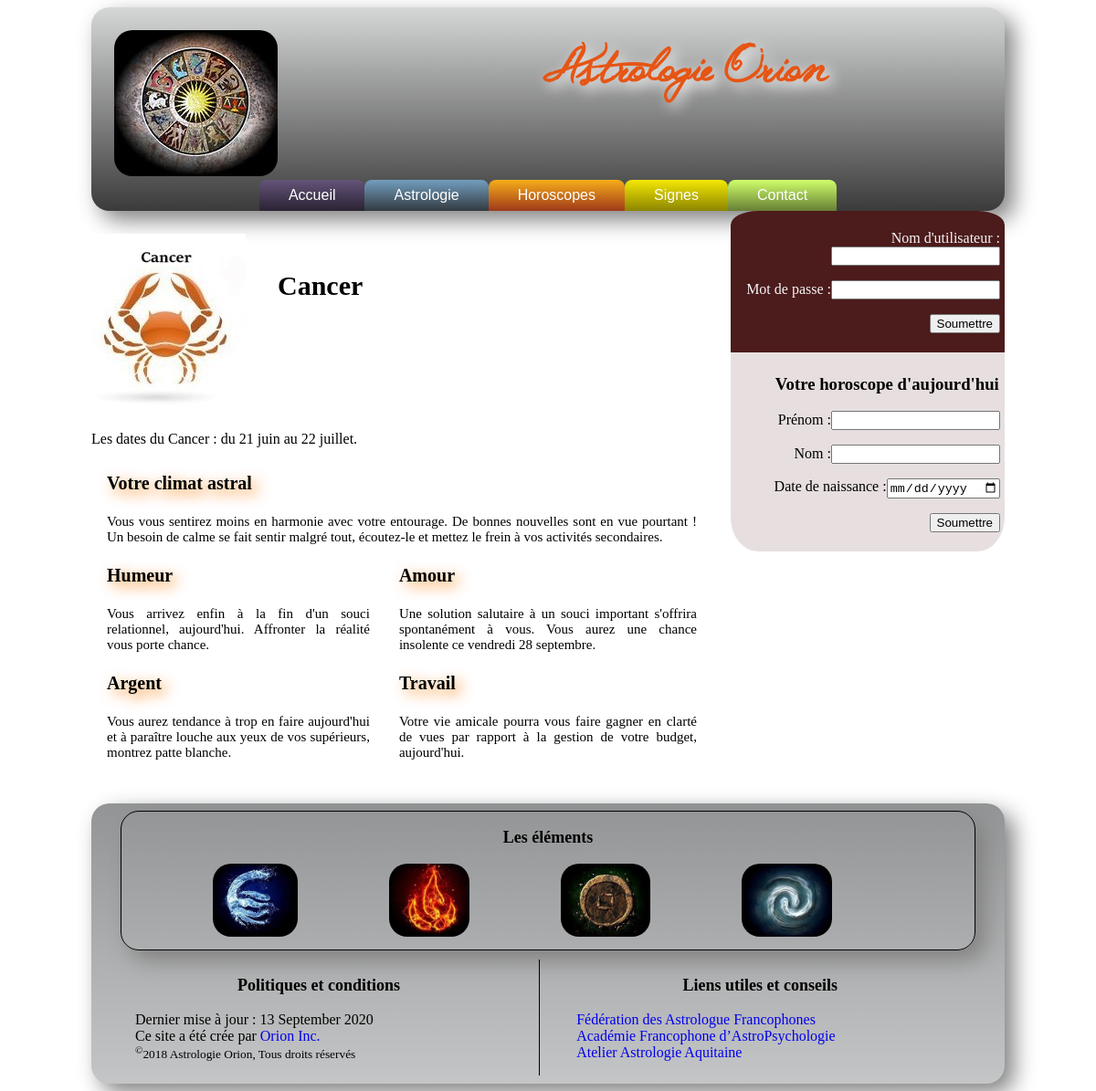
The app's page /Horoscopes.php?id=4 with its own data.
### tables this page shows
CREATE TABLE `horoscopes` (
  `id` int(11) NOT NULL,
  `signe` varchar(35) NOT NULL,
  `datesigne` varchar(50) NOT NULL,
  `climatastral` longtext NOT NULL,
  `humeur` longtext NOT NULL,
  `amour` longtext NOT NULL,
  `argent` longtext NOT NULL,
  `travail` longtext NOT NULL,
  `photo` varchar(45) NOT NULL
);

### Fonctions.php (the view, shortened to what this page needs)
<?php
function horoscope() {
    if(isset($_POST["Naissance"]) && isset($_POST["txtPrenom"]) && isset($_POST["txtNom"])){
        $IdSoumettre = AfficherHoroscopeDuJour();
        $id = $IdSoumettre;
        $prenom = $_POST['txtPrenom'];
        $nom = $_POST['txtNom'];
    }
    else {
        $id = $_GET['id'];
    }
    try
    {
        $servername = "localhost";
        $username = "root";
        $password = "laval";
        $dbname = "orion";
        $idbase = "";
        $signe ="";
        $datesigne = "";
        $climatastral = "";
        $humeur = "";
        $amour = "";
        $argent = "";
        $travail = "";
        $photo = "";
        $conn = new mysqli($servername, $username, $password, $dbname);
        $sql = "CALL horoscopes($id)";
        $result = $conn->query($sql);
        if ($result->num_rows > 0) {
        while($row = $result->fetch_assoc()) {
            $idbase = $row["id"];
            $signe = $row["signe"];
            $datesigne = $row["datesigne"];
            $climatastral = $row["climatastral"];
            $humeur = $row["humeur"];
            $amour = $row["amour"];
            $argent = $row["argent"];
            $travail = $row["travail"];
            $photo = $row["photo"];
    }
} else {
    echo "0 results";
}
    }
    catch (Exception $ex)    {
        $msg = 'erreur dans le fichier '. $ex->getFile().' Ligne:'.$ex->getLine().' message:'.$ex->getMessage();
        echo $msg;
        $valide = false;
    }
    if($id == $idbase)    {
        echo '<div id="Images_Taureau"><img src="' . $photo . '" alt="Eau"/></div>';
        if(isset($prenom))
        {
             echo '<h2 id="Titre_Signes">Bonjour '.$prenom.' votre signe est: ' . $signe . '</h2>';
        }
        else
        {
             echo '<h2 id="Titre_Signes">' . $signe . '</h2>';
        }
        echo '<p id="Date">Les dates du ' . $signe . ' : ' . $datesigne . '.</p>';
        echo '<table class="Horoscope_du_Jour"><tbody><tr><td colspan="2" id="Titre_HJ">Votre climat astral</td></tr>
            <tr><td colspan="2" id="Text">' . $climatastral . '</td></tr>';
        echo '<tr><td id="Titre_HJ">Humeur</td>';
        echo '<td id="Titre_HJ">Amour</td></tr>';
        echo '<tr><td id="Text">' . $amour . '</td>';
        echo '<td>' . $humeur . '</td></tr>';
        echo '<tr><td id="Titre_HJ">Argent</td>';
        echo '<td id="Titre_HJ">Travail</td></tr>';
        echo '<tr><td id="Text">' . $travail . '</td>';
        echo '<td id="Text">' . $argent . '</td></tr></tbody></table>';
    }
}
function TeteDePage()
{
    echo '<img id="Logo" src="Images/Logo.jpg" alt="logo"/>';
    echo '<h1 id="Titre">Astrologie Orion</h1>';
}
function AfficherMenu()
{
    echo '<ul id="menu">';
    echo '<li><a href="index.php">Accueil</a></li>';
    echo '<li><a href="Astrologie.php">Astrologie</a></li>';
    echo '<li><a href="#">Horoscopes</a><ul>';
    echo '<li><a href="Horoscopes.php?id=12">Poisson</a></li></ul>';
    echo '<li><a href="#">Signes</a><ul>';
    echo '<li><a href="Traits.php">Traits des signes</a></li></ul></li>';
    echo '<li><a href="Contact.php">Contact</a></li></ul>';
}
function Login()
{
    echo '<div id="Login">';
    echo '<form name="Login" action="login.php" method="post">';
    echo '<p><label for="txtUtilisateur">Nom d\'utilisateur :</label>';
    echo '<input type="text" name="txtUtilisateur"></p>';
    echo '<p><label for="txtPassword">Mot de passe :</label>';
    echo '<input type="password" name="txtPassword"></p>';
    if(isset($_SESSION['prenom']))
    {
        echo '<p><input type="submit" class="Btn" name="btnDisconnect" value="Déconnexion"></p></form></div>';
    }
    else
    {
        echo '<p><input type="submit" class="Btn" name="btnSoumettre" value="Soumettre"></p></form></div>';
    }
}
function HoroscopeDuJour()
{
    echo '<div id="horoscope_Today"><h3>Votre horoscope d\'aujourd\'hui</h3>';
    echo '<form name="horocopeToday" action="Horoscopes.php" method="post"><p><label for="Prenom">Prénom :</label>';
    echo '<input id="nameInput" type="text" name="txtPrenom" required ></p>';
    echo '<p><label for="Nom">Nom :</label><input type="text" name="txtNom" required ></p>';
    echo '<p><label for="Naissance">Date de naissance :</label><input type="date" name="Naissance" id="dateNaissance" required/></p>';
    echo '<p><input type="submit" class="Btn" name="btnSoumettre" value="Soumettre" ></p></form>';
}
function PiedDePage()
{
    echo '<div id="Images">';
    echo '<h3 id="Titre_pied">Les éléments</h3>';
    echo '<a href="Elements.php#Eau"><img src="Images/Eau.jpg" alt="Eau"/></a>';
    echo '<a href="Elements.php#Feu"><img src="Images/Feu.jpg" alt="Feu"/></a>';
    echo '<a href="Elements.php#Terre"><img src="Images/Terre.jpg" alt="Terree"/></a>';
    echo '<a href="Elements.php#Air"><img src="Images/Air.jpg" alt="Air"/></a></div>';
    echo '<div id="Legal">';
    echo '<h3>Politiques et conditions</h3><ul>';
    echo '<li>Dernier mise à jour : ' . date (" d F Y ", filemtime(__FILE__)) . '</li>';
    echo '<li>Ce site a été crée par <a href="http://www.collegecdi.ca/">Orion Inc.</a></li>';
    echo '<li><small><sup>&copy</sup>2018 Astrologie Orion, Tous droits réservés</small></li></ul></div>';
    echo '<div id="Liens">';
    echo '<h3>Liens utiles et conseils</h3><ul>';
    echo '<li><a href="https://federation-astrologues.com/">Fédération des Astrologue Francophones</a></li>';
    echo '<li><a href="http://academie-francophone-astropsychologie.com/">Académie Francophone d’AstroPsychologie</a></li>';
    echo '<li><a href="https://www.coursastrologiebordeaux.fr/">Atelier Astrologie Aquitaine</a></li></ul></div>';
}
?>

### OrionStyle.css (style rules this page uses)
#Logo { display: inline-block; margin-left: 25px; margin-top: 25px; border-radius: 20px; }
#Titre { display: inline-block; vertical-align: top; width: 70%; float: right; text-align: center; font-family: JellykaWesternPrincess; font-size: 50px; color: #E65514; text-shadow: 5px 5px 15px white; }
#Images img { height: 80px; margin-left: 100px; margin-bottom: 10px; border-radius: 20px; }
#Images { width: 95%; margin: auto; border: solid 1px black; -moz-border-radius: 15px; -webkit-border-radius: 15px; border-radius: 20px; -moz-box-shadow: 10px 10px 25px grey; -webkit-box-shadow: 10px 10px 25px grey; box-shadow: 10px 10px 25px grey; }
footer h3 { font-size: large; text-align: center; color: black; }
#Legal { display: inline-block; vertical-align: top; width: 49%; margin-top: 10px; }
#Liens { display: inline-block; vertical-align: top; width: 49%; border-left: solid 1px black; margin-top: 10px; }
#Legal li { list-style: none; }
#Legal a, #Legal a:visited, #Legal a:link, #Liens a, #Liens a:visited, #Liens a:link { text-decoration: none; }
#Legal li, #Liens li { list-style: none; font-size: medium; color:black; }
#Login { border-radius: 10% 10% 0% 0%; text-align: right; color: whitesmoke; padding: 5px; background-color: #4C1B1B; }
#horoscope_Today { border-radius: 10% 10% 0% 0%; text-align: right; color: black; padding: 5px; overflow: hidden; float:right; font-family: times new roman; font-size: 16px; }
#horoscope_Today h3 { text-align: center; color: black; }
#menu, #menu ul { padding:0; margin:0; list-style:none; text-align:center; }
#menu li { display:inline-block; position:relative; border-radius:8px 8px 0 0; }
#menu li:first-child { background-color: #65537A; background-image:-webkit-linear-gradient(top, #65537A 0%, #2A2333 100%); background-image:linear-gradient(to bottom, #65537A 0%, #2A2333 100%); }
#menu li:nth-child(2) { background-color: #729EBF; background-image: -webkit-linear-gradient(top, #729EBF 0%, #333A40 100%); background-image:linear-gradient(to bottom, #729EBF 0%, #333A40 100%); }
#menu li:nth-child(3) { background-color: #F6AD1A; background-image:-webkit-linear-gradient(top, #F6AD1A 0%, #9F391A 100%); background-image:linear-gradient(to bottom, #F6AD1A 0%, #9F391A 100%); }
#menu li:nth-child(4) { background-color: #F4E804; background-image:-webkit-linear-gradient(top, #F4E804 0%, #8C8500 100%); background-image:linear-gradient(to bottom, #F4E804 0%, #8C8500 100%); }
#menu li:last-child { background-color: #CFFF6A; background-image:-webkit-linear-gradient(top, #CFFF6A 0%, #677F35 100%); background-image:linear-gradient(to bottom, #CFFF6A 0%, #677F35 100%); }
#menu a { text-decoration:none; display:block; padding:8px 32px; color:#fff; font-family:arial; }
#Images_Taureau { display: inline-block; margin-top: 25px; height: 80px; }
#Titre_Signes, #Titre_Horoscope { display: inline-block; vertical-align: top; margin-top: 65px; width: 70%; float: right; text-align: left; font-size: 30px; color: black; }
table.Horoscope_du_Jour { width: 100%; text-align: left; text-align: justify; margin-bottom: 35px; }
table.Horoscope_du_Jour tbody td { font-size: 15px; padding: 10px 15px; }
#Titre_HJ { font-size: 20px; color: black; text-shadow: 5px 5px 15px #F37B00; font-weight: bold; }

### records on screen
horoscopes: photo (picture), signe "Cancer", datesigne "du 21 juin au 22 juillet", climatastral "Vous vous sentirez moins en harmonie avec votre entourage. De bonnes nouvelles sont en vue pourtant ! Un besoin de calme se fait sentir malgré tout, écoutez-le et mettez le frein à vos activités secondaires.", amour "Vous arrivez enfin à la fin d'un souci relationnel, aujourd'hui. Affronter la réalité vous porte chance.", humeur "Une solution salutaire à un souci important s'offrira spontanément à vous. Vous aurez une chance insolente ce vendredi 28 septembre.", travail "Vous aurez tendance à trop en faire aujourd'hui et à paraître louche aux yeux de vos supérieurs, montrez patte blanche.", argent "Votre vie amicale pourra vous faire gagner en clarté de vues par rapport à la gestion de votre budget, aujourd'hui."

### other values on screen
date (" d F Y ", filemtime(__FILE__)) "13 September 2020"
